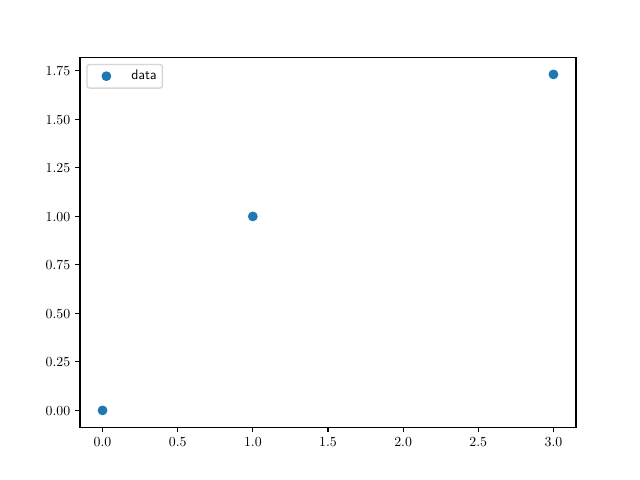

This chart was generated by the following Python code:
#!/usr/bin/env python

import numpy as np
import matplotlib.pyplot as plt

plt.rcParams["text.usetex"] = True
plt.rcParams["font.serif"] = ["Computer Modern"]

x = np.array([0, 1, 3])
y = np.sqrt(x)

plt.scatter(x, y, label='data')
plt.legend()
plt.savefig("p13.pdf")
